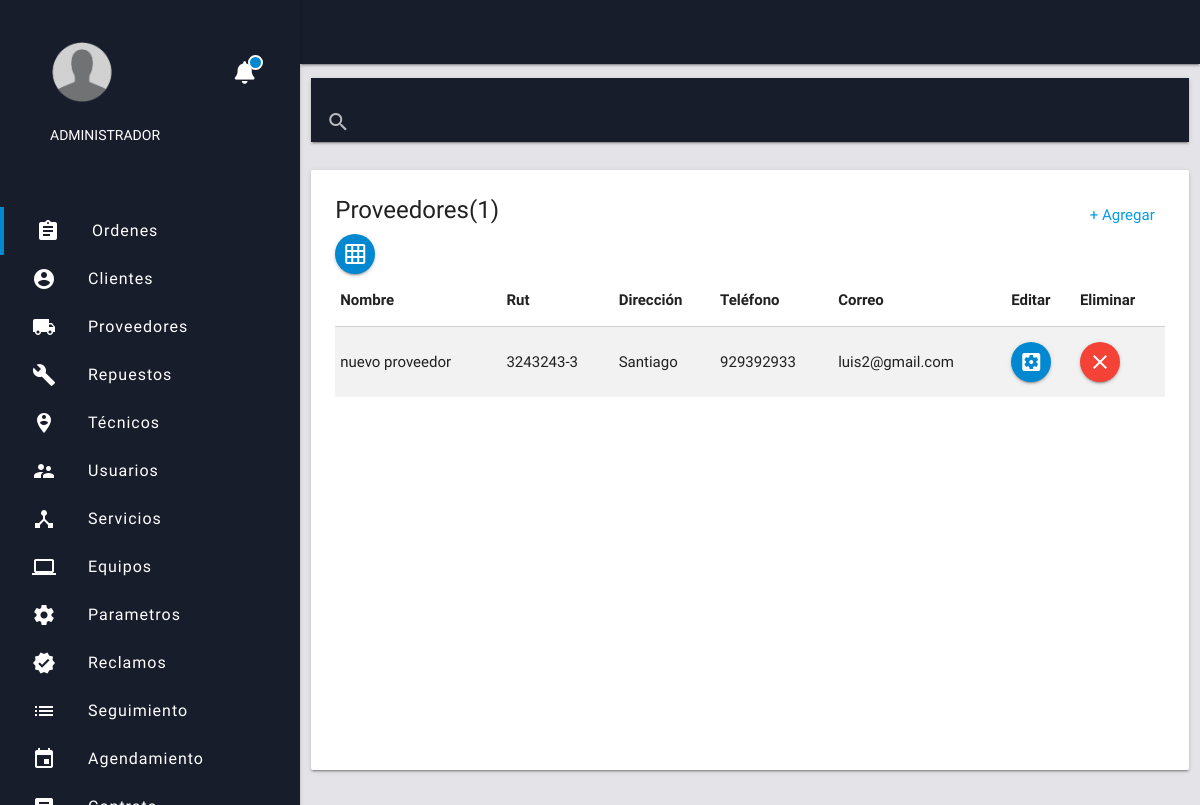
The page /providers/index.php on the database its author committed.
### tables this page shows
CREATE TABLE `providers` (
  `id` int(11) NOT NULL,
  `name` varchar(50) NOT NULL,
  `location` varchar(100) NOT NULL,
  `phone` varchar(20) NOT NULL,
  `email` varchar(30) NOT NULL,
  `rut` varchar(20) NOT NULL
);

### providers/index.php (the view, shortened to what this page needs)
<?php include '../extend/header.php'; ?>
       <div class="row" style="PADDING-TOP: 14PX;">
         <div class="col s12">
           <nav class="bg-dark">
             <div class="nav-wrapper">
               <div class="input-field">
                 <input type="search" id="buscar" autocomplete="off">
                 <label for="buscar"><i class="material-icons">search</i></label>
                 <i class="material-icons">close</i>
               </div>
             </div>
           </nav>
         </div>
       </div>
       <?php $sel = $con->query("SELECT * FROM providers");
        $row = mysqli_num_rows($sel);
        ?>
           <div class="row">
              <div class="col s12">
               <div class="card">
                 <div class="card-content" style="min-height: 600px;">
                   <form  action="excel.php" method="post" target="_blank" id="exportar">
                   <a class="right" style="padding: 10px;" href="add_provider.php"> + Agregar</a>
                  <span class="card-title">Proveedores(<?php echo $row ?>)</span>
                  <button  class="btn-floating light-blue darken-2 botonExcel"><i class="material-icons">grid_on</i></button>
                  </form>
                  <table class="excel striped responsive-table" border="1">
                    <thead>
                      <th>Nombre</th>
                      <th>Rut</th>
                      <th>Dirección</th>
                      <th>Teléfono</th>
                      <th>Correo</th>
                      <th class="borrar">Editar</th>
                      <th class="borrar">Eliminar</th>
                    </thead>
                    <?php  while ($f = $sel->fetch_assoc()) { ?>
                      <tr>
                        <td><?php echo $f['name'] ?></td>
                        <td><?php echo $f['rut'] ?></td>
                        <td><?php echo $f['location'] ?></td>
                        <td><?php echo $f['phone'] ?></td>
                        <td><?php echo $f['email'] ?></td>
                        <td><a href="update_provider.php?id=<?php echo $f['id']?>" class="btn-floating light-blue darken-2"><i class="material-icons">settings_applications</i></a></td>
                        <td class="borrar"><a href="#" class="btn-floating red" onclick="swal({ title:'Esta seguro que desea eliminar el cliente?',text: 'Se perderan los datos!', type: 'warning', showCancelButton: true, confirmButtonColor: '#3085d6', cancelButtonColor: '#d33', confirmButtonText: 'Si, eliminar'}).then(function (isConfirm) {
                         if(isConfirm.value){  location.href='delete_provider.php?id=<?php echo     $f['id'] ?>'; } else { location.href='index.php';} })"><i class="material-icons">clear</i></a></td>
                      </tr>
                    <?php } ?>
                  </table>
                 </div>
              </div>
             </div>
           </div>
<?php include '../extend/scripts.php'; ?>
</body>
</html>

### css/web-app.css (style rules this page uses)
html { background-color:#e4e3e8; font-family: 'Work Sans', sans-serif; }
.bg-dark { background-color: #181d2b; }

### css/notifications.css (style rules this page uses)
body { margin: 0; padding: 0; }

### rows shown on the page
providers: name "nuevo proveedor", rut "3243243-3", location "Santiago", phone "929392933", email "luis2@gmail.com"

### other values the page prints
$row "1"
